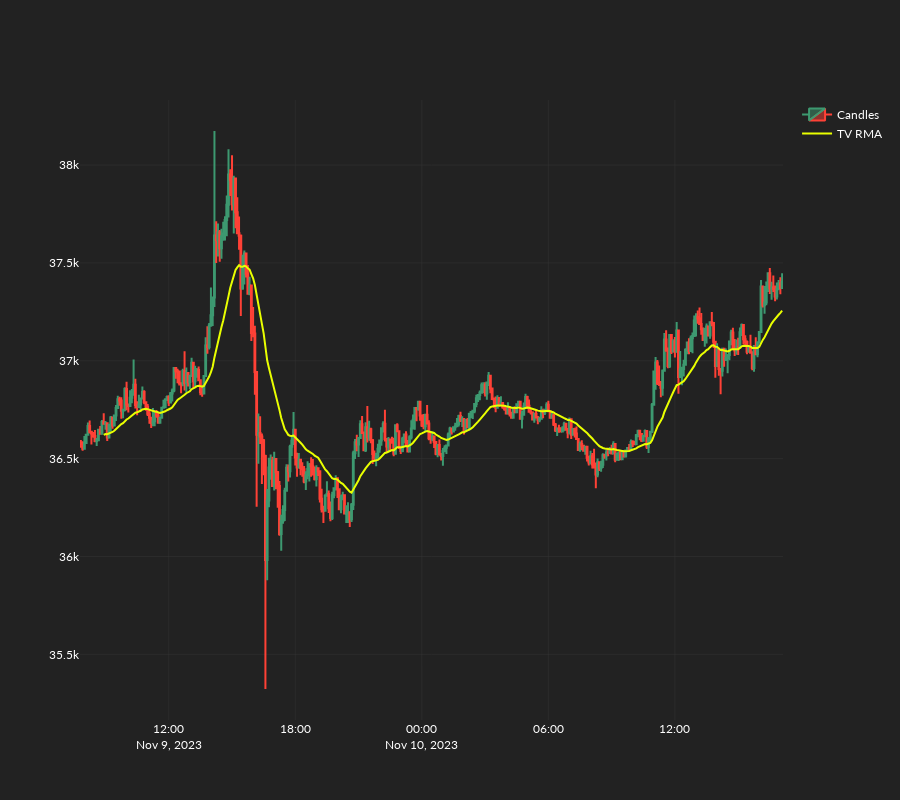

Notebook cell for this chart:
### Code cell
plot_tv_rma(candles=candles,indicator=rma, ind_name="TV RMA", ind_color="#E9FF00")

### Figure 1 — Plotly figure (JSON) as saved in the notebook; plotly's stock layout.template omitted (floating-point values rounded to 4 significant figures; data arrays with more than 128 entries replaced by an {"elided": "..."} marker saying what was removed)
{"data": [{"close": {"elided": "400 float values"}, "high": {"elided": "400 float values"}, "low": {"elided": "400 float values"}, "name": "Candles", "open": {"elided": "400 float values"}, "type": "candlestick", "x": {"elided": "400 str values"}}, {"line": {"color": "#E9FF00"}, "name": "TV RMA", "type": "scatter", "x": {"elided": "400 str values"}, "y": {"elided": "400 float values"}}], "layout": {"height": 800, "xaxis": {"rangeslider": {"visible": false}}}}
